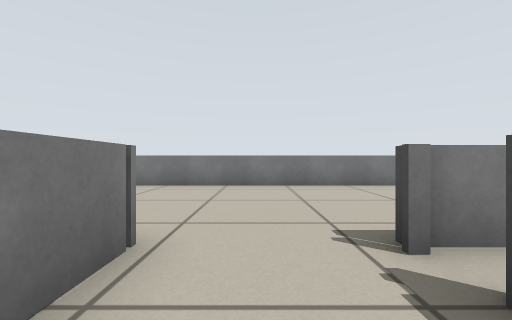
view 1 (above)

24 first-person views from a walk through a robot-simulator world made for Stage. The camera is 0.43 m above the floor, looks level and sees 90° across. The lines on the ground mark 1 m squares. The floor is counted in squares, 0.5 m on a side. Each view is taken from the middle of a square. On the plan, view 1 faces up. The plan holds only what a view shows up to about 10 squares ahead; the rest is blank. Robots are left out.

view 2
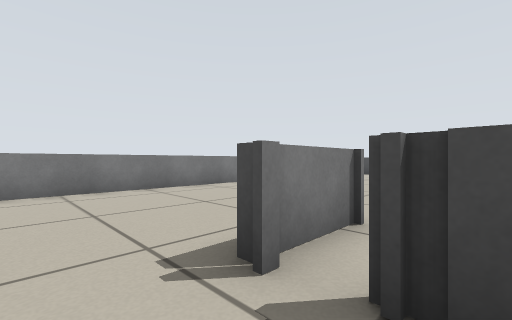

view 3
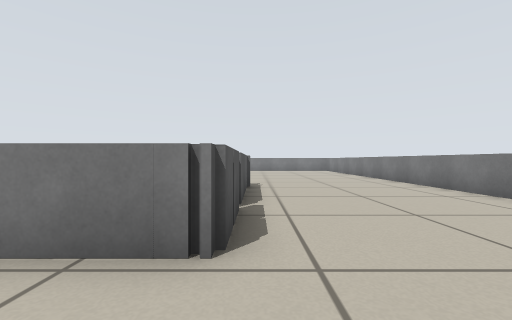

view 4
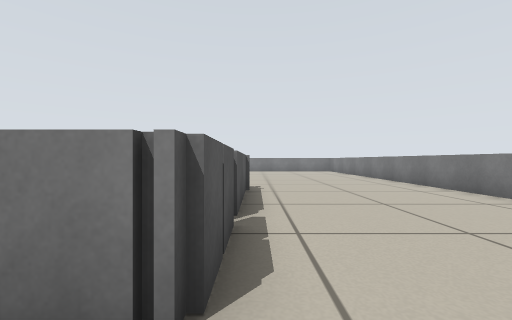

view 5
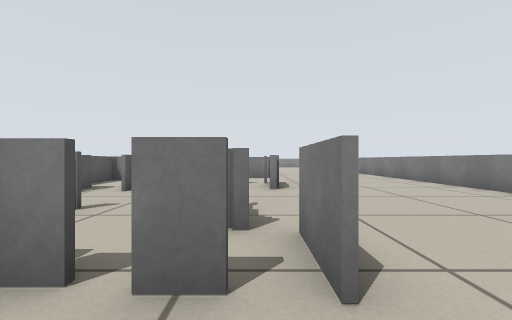

view 6
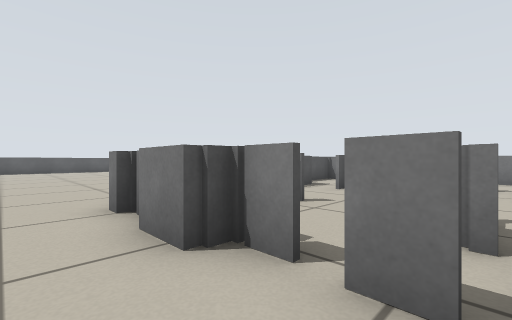

view 7
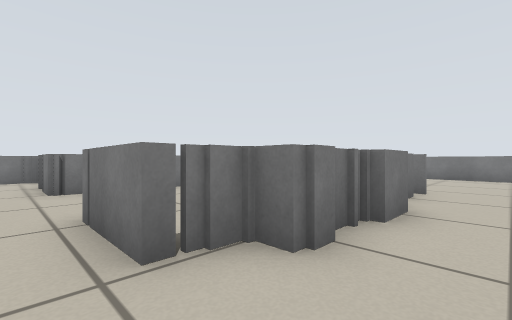

view 8
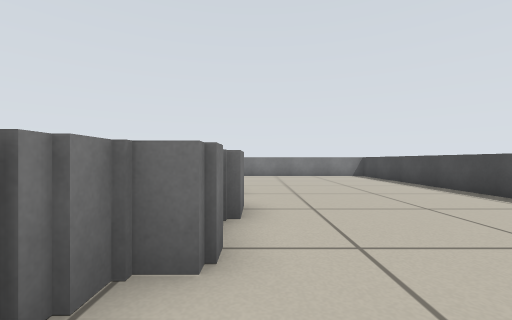

view 9
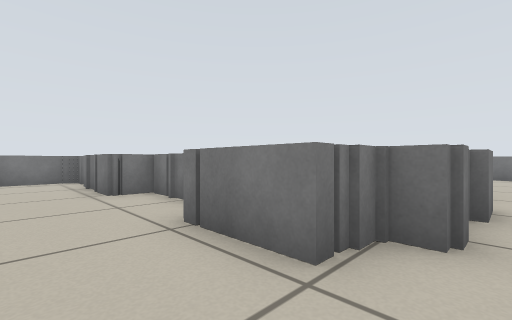

view 10
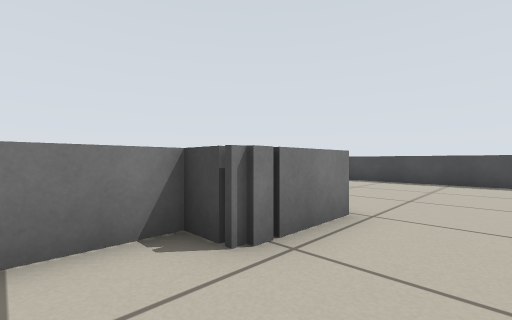

view 11
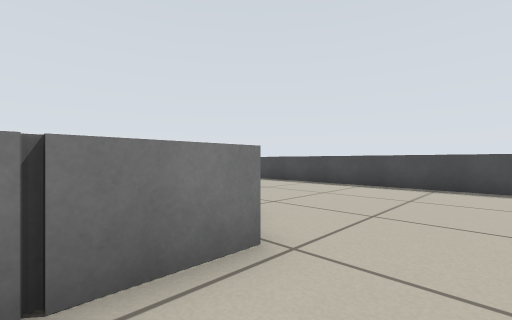

view 12
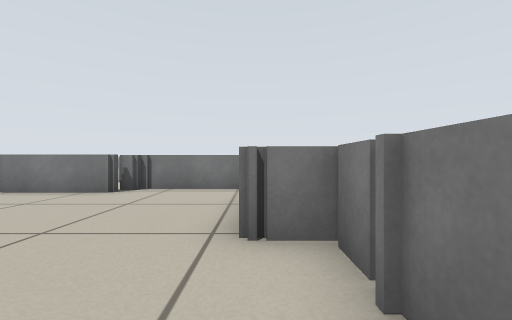

view 13
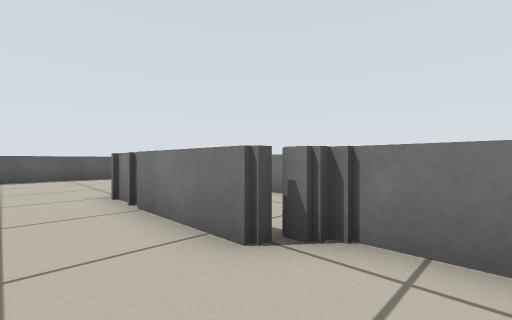

view 14
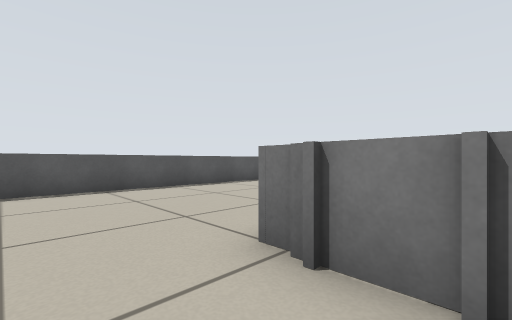

view 15
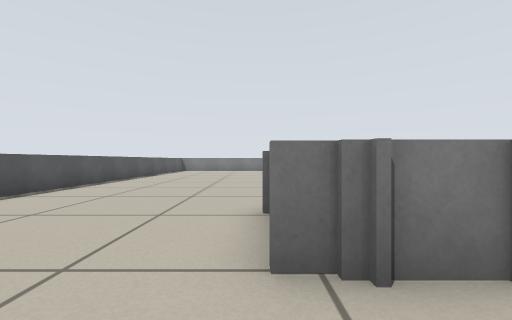

view 16
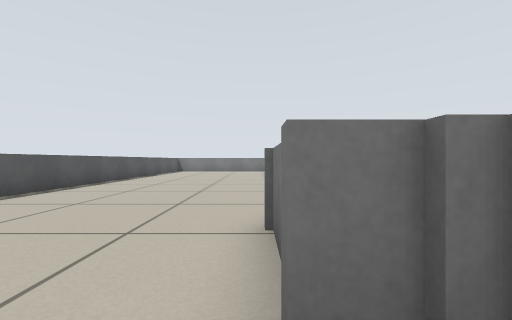

view 17
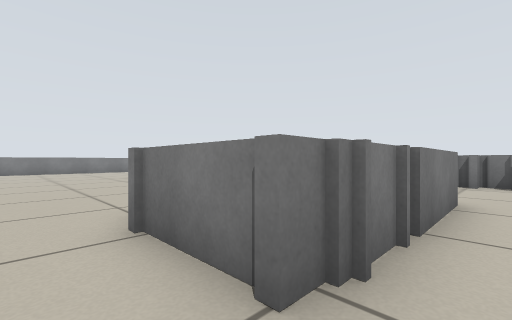

view 18
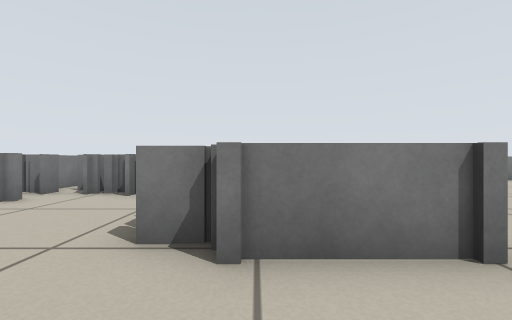

view 19
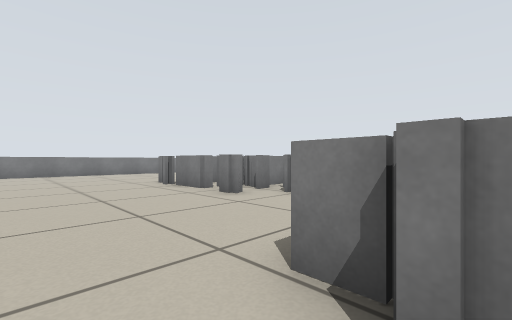

view 20
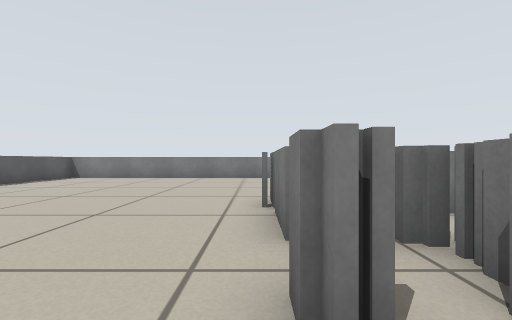

view 21
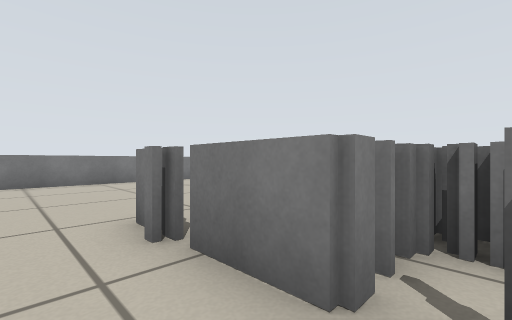

view 22
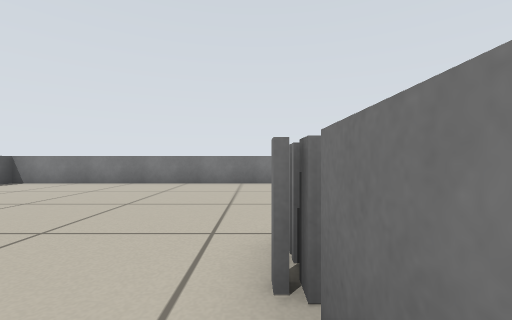

view 23
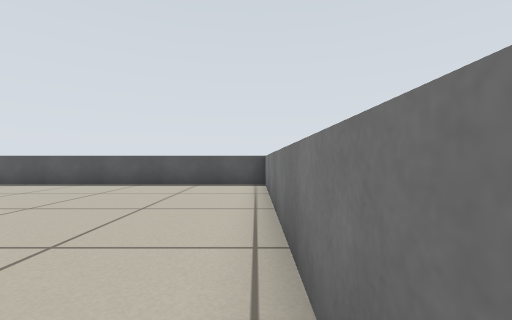

view 24
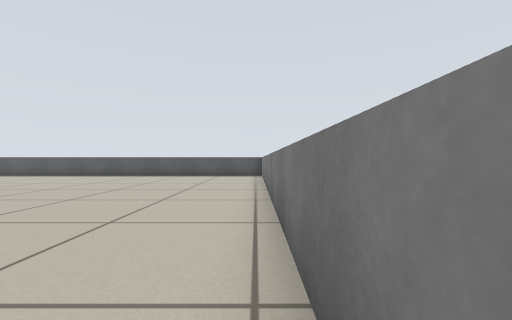

### Floor plan
Points are (right, up) in squares from view 1. A wall is a line through its corners. A room is listed if a view was taken in it or the views show most of it. See-through windows are left out.
Room 1 (views 1, 2, 3, 4, 5, 6, 7, 8, 9, 10, 11, 12, 13, 14, 15, 16, 17, 18, 19, 20, 21, 22, 23, 24)
walls: (-1.6, -4.1) (-1.6, -7.4) (-1.2, -7.4) (-1.2, -7.8) (-0.8, -7.8) (-0.8, -12.8) (-3.4, -12.8); (0, -3.6) (-0.8, -3.6); (-6.4, -8.3) (-7, -8.3); (1.5, 1) (1.5, 1.6); (1.5, 2.2) (1.5, 2.8); (-3.4, -12.4) (-4.2, -12.4); (-8.2, -8) (-8.2, -8.6); (-3.2, 2.7) (-1.2, 2.7) (-1.2, 0.8); (-8.6, -8.3) (-9.4, -8.3); (-8.2, -9.4) (-8.2, -9.7) (-8.6, -9.7); (3.5, 2.5) (1.6, 2.5); (-9.6, -8) (-9.6, -9); (-9.6, -9.2) (-9.6, -9.7) (-11.2, -9.7); (-7.4, 2.7) (-3.9, 2.7); (9.4, -1.8) (9.4, -2.5); (9.8, -2.4) (9.8, -3.2); (-11.6, -9.5) (-11.6, -10); (9.4, 0.8) (9.4, -0.1) (9.8, -0.1) (9.8, -1.3) (9.6, -1.3) (9.6, -3.2) (8.9, -3.2) (8.9, -4.2) (6.6, -4.2) (6.6, -3.2) (3.3, -3.2) (3.3, -4.2) (0.2, -4.2); (-12, -9.7) (-12.6, -9.7); (9.4, 1.9) (9.4, 1.1); (9.5, 2.5) (8, 2.5); (6.6, 8.6) (-10, 8.6); (15.7, -6) (15.7, 5); (11, 8.6) (10.4, 8.6); (-19.3, -5.2) (-19.3, -18.9) (1, -18.9)
ways out: gap at (9, 1)

Where each view was taken, in squares from view 1:
view 1: 0 up, 0 right, facing up
view 2: 1 up, 0 right, facing up-right
view 3: 3 up, 1 right, facing left
view 4: 3 up, 0 right, facing left
view 5: 2 up, 11 right, facing left
view 6: 2 up, 11 right, facing down-left
view 7: 5 down, 11 right, facing up-left
view 8: 5 down, 10 right, facing up
view 9: 6 down, 10 right, facing up-left
view 10: 6 down, 5 right, facing up-right
view 11: 6 down, 7 right, facing up-right
view 12: 4 down, 6 right, facing left
view 13: 6 down, 1 right, facing down-left
view 14: 11 down, 1 right, facing down-left
view 15: 13 down, 1 right, facing left
view 16: 13 down, 0 right, facing left
view 17: 14 down, 0 right, facing up-left
view 18: 15 down, 3 left, facing up
view 19: 14 down, 3 left, facing up-left
view 20: 10 down, 7 left, facing left
view 21: 11 down, 9 left, facing up-left
view 22: 10 down, 10 left, facing left
view 23: 10 down, 19 left, facing down
view 24: 5 down, 19 left, facing down
